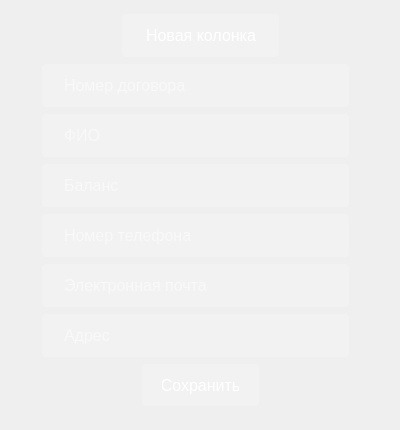
<?xml version="1.0" encoding="UTF-8"?>
<ui version="4.0">
 <class>clients_addWidget</class>
 <widget class="QWidget" name="clients_addWidget">
  <property name="geometry">
   <rect>
    <x>0</x>
    <y>0</y>
    <width>400</width>
    <height>430</height>
   </rect>
  </property>
  <property name="windowTitle">
   <string>Клиенты</string>
  </property>
  <property name="accessibleName">
   <string/>
  </property>
  <property name="layoutDirection">
   <enum>Qt::LeftToRight</enum>
  </property>
  <property name="styleSheet">
   <string notr="true">QWidget
 {
    background: qlineargradient(x1:0, y1:0, x2:1, y2:1,
                                stop:0 rgb(148, 87, 235), stop:1 rgb(87, 37, 138));
}</string>
  </property>
  <widget class="QLabel" name="label_registr">
   <property name="geometry">
    <rect>
     <x>120</x>
     <y>10</y>
     <width>161</width>
     <height>51</height>
    </rect>
   </property>
   <property name="styleSheet">
    <string notr="true">QLabel
 {
    background-color: rgba(255, 255, 255, 50); /* Фиолетовый цвет фона */
    border: none;
    color: white;
    padding: 10px 20px;
    text-align: center;
    text-decoration: none;
    display: inline-block;
    font-size: 16px;
    margin: 4px 2px;
    cursor: pointer;
    border-radius: 4px; /* Закругленные углы */
}
</string>
   </property>
   <property name="text">
    <string>Новая колонка</string>
   </property>
  </widget>
  <widget class="QLineEdit" name="lineEdit_NumberDogovor">
   <property name="geometry">
    <rect>
     <x>40</x>
     <y>60</y>
     <width>311</width>
     <height>51</height>
    </rect>
   </property>
   <property name="styleSheet">
    <string notr="true">QLineEdit
 {
    background-color: rgba(255, 255, 255, 50); /* Фиолетовый цвет фона */
    border: none;
    color: white;
    padding: 10px 20px;
    text-align: center;
    text-decoration: none;
    display: inline-block;
    font-size: 16px;
    margin: 4px 2px;
    cursor: pointer;
    border-radius: 4px; /* Закругленные углы */
}
</string>
   </property>
   <property name="text">
    <string/>
   </property>
   <property name="placeholderText">
    <string>Номер договора</string>
   </property>
  </widget>
  <widget class="QLineEdit" name="lineEdit_FullName">
   <property name="geometry">
    <rect>
     <x>40</x>
     <y>110</y>
     <width>311</width>
     <height>51</height>
    </rect>
   </property>
   <property name="styleSheet">
    <string notr="true">QLineEdit
 {
    background-color: rgba(255, 255, 255, 50); /* Фиолетовый цвет фона */
    border: none;
    color: white;
    padding: 10px 20px;
    text-align: center;
    text-decoration: none;
    display: inline-block;
    font-size: 16px;
    margin: 4px 2px;
    cursor: pointer;
    border-radius: 4px; /* Закругленные углы */
}
</string>
   </property>
   <property name="text">
    <string/>
   </property>
   <property name="placeholderText">
    <string>ФИО</string>
   </property>
  </widget>
  <widget class="QLineEdit" name="lineEdit_Balance">
   <property name="geometry">
    <rect>
     <x>40</x>
     <y>160</y>
     <width>311</width>
     <height>51</height>
    </rect>
   </property>
   <property name="styleSheet">
    <string notr="true">QLineEdit
 {
    background-color: rgba(255, 255, 255, 50); /* Фиолетовый цвет фона */
    border: none;
    color: white;
    padding: 10px 20px;
    text-align: center;
    text-decoration: none;
    display: inline-block;
    font-size: 16px;
    margin: 4px 2px;
    cursor: pointer;
    border-radius: 4px; /* Закругленные углы */
}
</string>
   </property>
   <property name="text">
    <string/>
   </property>
   <property name="placeholderText">
    <string>Баланс</string>
   </property>
  </widget>
  <widget class="QLineEdit" name="lineEdit_PhoneNumber">
   <property name="geometry">
    <rect>
     <x>40</x>
     <y>210</y>
     <width>311</width>
     <height>51</height>
    </rect>
   </property>
   <property name="styleSheet">
    <string notr="true">QLineEdit
 {
    background-color: rgba(255, 255, 255, 50); /* Фиолетовый цвет фона */
    border: none;
    color: white;
    padding: 10px 20px;
    text-align: center;
    text-decoration: none;
    display: inline-block;
    font-size: 16px;
    margin: 4px 2px;
    cursor: pointer;
    border-radius: 4px; /* Закругленные углы */
}
</string>
   </property>
   <property name="text">
    <string/>
   </property>
   <property name="placeholderText">
    <string>Номер телефона</string>
   </property>
  </widget>
  <widget class="QLineEdit" name="lineEdit_Email">
   <property name="geometry">
    <rect>
     <x>40</x>
     <y>260</y>
     <width>311</width>
     <height>51</height>
    </rect>
   </property>
   <property name="styleSheet">
    <string notr="true">QLineEdit
 {
    background-color: rgba(255, 255, 255, 50); /* Фиолетовый цвет фона */
    border: none;
    color: white;
    padding: 10px 20px;
    text-align: center;
    text-decoration: none;
    display: inline-block;
    font-size: 16px;
    margin: 4px 2px;
    cursor: pointer;
    border-radius: 4px; /* Закругленные углы */
}
</string>
   </property>
   <property name="text">
    <string/>
   </property>
   <property name="placeholderText">
    <string>Электронная почта</string>
   </property>
  </widget>
  <widget class="QLineEdit" name="lineEdit_Address">
   <property name="geometry">
    <rect>
     <x>40</x>
     <y>310</y>
     <width>311</width>
     <height>51</height>
    </rect>
   </property>
   <property name="styleSheet">
    <string notr="true">QLineEdit
 {
    background-color: rgba(255, 255, 255, 50); /* Фиолетовый цвет фона */
    border: none;
    color: white;
    padding: 10px 20px;
    text-align: center;
    text-decoration: none;
    display: inline-block;
    font-size: 16px;
    margin: 4px 2px;
    cursor: pointer;
    border-radius: 4px; /* Закругленные углы */
}
</string>
   </property>
   <property name="text">
    <string/>
   </property>
   <property name="placeholderText">
    <string>Адрес</string>
   </property>
  </widget>
  <widget class="QPushButton" name="push_add_saveClient">
   <property name="geometry">
    <rect>
     <x>140</x>
     <y>360</y>
     <width>121</width>
     <height>50</height>
    </rect>
   </property>
   <property name="styleSheet">
    <string notr="true">/* Стиль для QPushButton */
QPushButton {
    background-color: rgba(255, 255, 255, 50);; /* Фиолетовый цвет фона */
    border: none;
    color: white;
    padding: 10px 20px;
    text-align: center;
    text-decoration: none;
    display: inline-block;
    font-size: 16px;
    margin: 4px 2px;
    cursor: pointer;
    border-radius: 4px; /* Закругленные углы */
}

/* Стиль для QPushButton при наведении */
QPushButton:hover {
    background-color: #8e44ad;
}</string>
   </property>
   <property name="text">
    <string>Сохранить</string>
   </property>
  </widget>
 </widget>
 <resources/>
 <connections/>
</ui>
